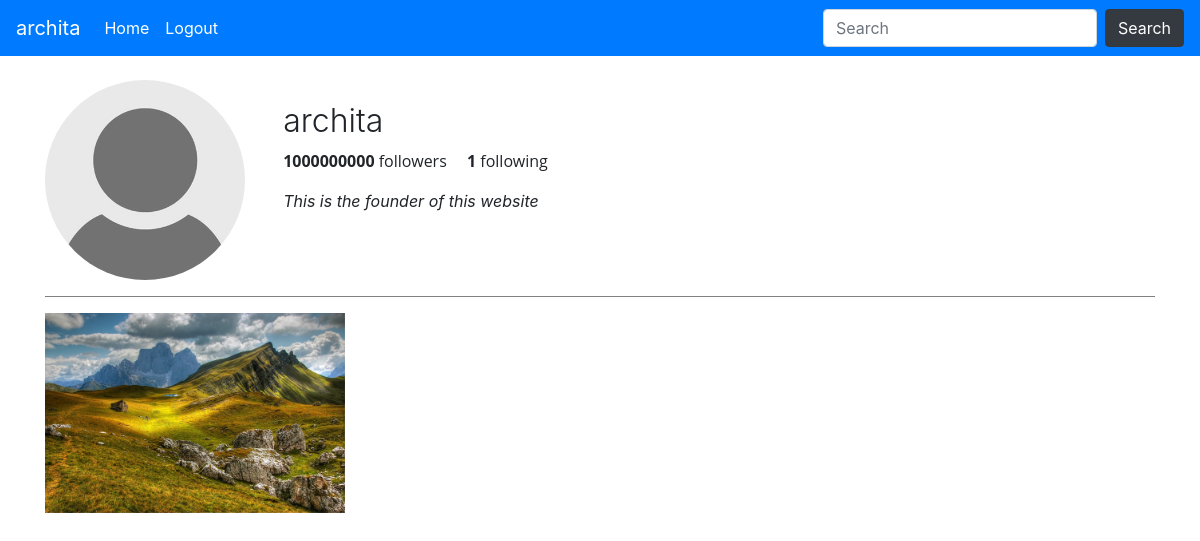
Screenshot of /feed/archita (signed in) with the database file from the repository.
### userfeed/models.py (models this page shows, shortened)
class Profile(models.Model):
    user=models.ForeignKey(User,on_delete=models.CASCADE)       #user who created the profile
    displayPicture=models.ImageField(upload_to="Profiles", default="default/default-user-icon.jpg")
    bio=models.CharField(max_length=200, blank=True)
    followers=models.IntegerField(default=0)
    following=models.IntegerField(default=0)

class Post(models.Model):
    user=models.ForeignKey(User,on_delete=models.CASCADE)       #user who posts th Post
    caption= models.CharField(max_length=200)
    image = models.ImageField(upload_to="Posts")
    date=models.DateTimeField(auto_now_add=True)

### userfeed/views.py (the view)
# urls.py: path("<str:username>",views.userProfile,name="userprofile"),
def userProfile(request,username):
    users = User.objects.filter(username=username)
    if users:
        for user in users:
            profile=Profile.objects.get(user=user)
            posts=getPostImages(user)
            followers=profile.followers
            following=profile.following
            userImage=profile.displayPicture
            data={'username':user.username,
                'fname':user.first_name,
                'lname':user.last_name,
                'bio':profile.bio,
                'followers':followers,
                'following':following,
                'userImage':userImage,
                'posts':posts,
            }
            return render(request, 'userfeed/userprofile.html',data)
    else:
        messages.success(request, "User does not exist")
        return redirect('/feed')

### userfeed/views.py (called while the page is built)
def getPostImages(user):
    postObj = Post.objects.filter(user=user)
    imgList= [postObj[i:i+3] for i in range(0, len(postObj), 3)]
    return imgList

### templates/userfeed/userprofile.html (shortened to what this page needs)
{% extends 'base.html' %}
{% block body %}
<div class="container my-4">
    <div class="media">
    <img src="{{userImage.url}}" class="align-self-start mr-3 userImage" alt="...">
    <div class="media-body content">
        <h2 class="mt-0" style="font-weight: 300;">{{username}}</h2>
        <p class="followers"><span><b>{{followers}}</b> followers</span>
        <span class="ml-3"><b>{{following}}</b> following</span> </p>
        <p><i>{{bio}}</i></p>
        </div>
    </div>
    <hr>
    <div class='row'>
        {% for i in posts %}
            {% for post in i %}
                <div class='col-md-4'>
                    <img src="{{post.image.url}}" alt="Image" class='sz'>
                </div>
            {% endfor %}
        {% endfor %}
    </div>
</div>
{% endblock body %}

### templates/base.html (shortened to what this page needs)
<html>
    <head>
        <link rel="stylesheet" href="https://stackpath.bootstrapcdn.com/bootstrap/4.4.1/css/bootstrap.min.css">
    </head>
    <body>
        <nav class="navbar navbar-expand-lg navbar-dark bg-primary">
            {% if request.user.is_authenticated %}
                <a class="navbar-brand" href="{% url 'userprofile' request.user %}">{{request.user}}</a>
            {% else %}
              <a class="navbar-brand" href="#">WebSocial</a>
            {% endif %}
            <div class="collapse navbar-collapse" id="navbarSupportedContent">
                <ul class="navbar-nav mr-auto">
                  {% if request.user.is_authenticated %}
                    <li class="nav-item active">
                      <a class="nav-link" href="/feed">Home <span class="sr-only">(current)</span></a>
                    </li>
                    <li class="nav-item active">
                      <a class="nav-link" href="/logout">Logout <span class="sr-only">(current)</span></a>
                    </li>
                    {% endif %}
                </ul>
                <form class="form-inline my-2 my-lg-0">
                  <input class="form-control mr-sm-2" type="search" placeholder="Search" aria-label="Search">
                  <button class="btn btn-dark my-2 my-sm-0 " type="submit">Search</button>
                </form>
              </div>
          </nav>
        {% block body %}
        {% endblock body %}
    </body>
</html>

### rows the page displays
Profile: bio "This is the founder of this website"
Post: image (picture)

### other values shown
{{ request.user }} "archita"
{{ username }} "archita"
{{ followers }} "1000000000"
{{ following }} "1"
